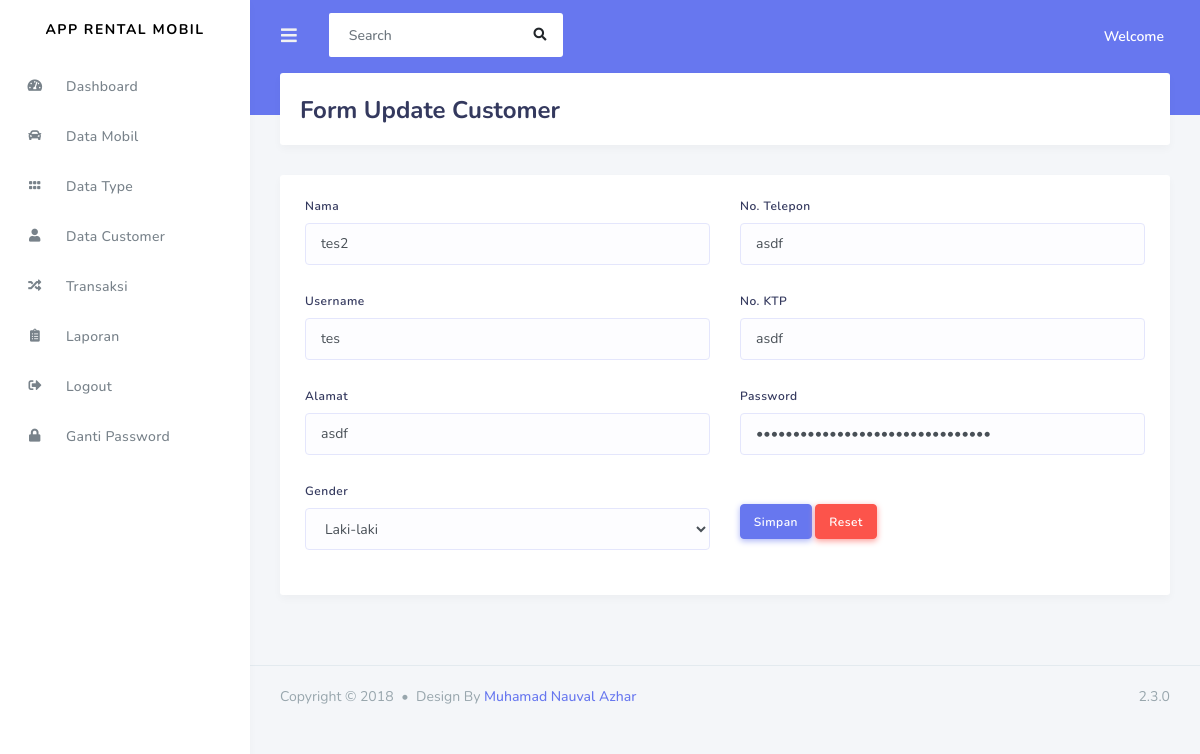
The page /admin/data_customer/update_customer/3 on the database its author committed.
### tables this page shows
CREATE TABLE `customer` (
  `id_customer` int(11) NOT NULL,
  `nama` varchar(120) NOT NULL,
  `username` varchar(120) NOT NULL,
  `alamat` varchar(120) NOT NULL,
  `gender` varchar(20) NOT NULL,
  `no_telepon` varchar(20) NOT NULL,
  `no_ktp` varchar(50) NOT NULL,
  `password` varchar(120) NOT NULL,
  `role_id` int(11) NOT NULL
);

### application/controllers/admin/Data_Customer.php (called while the page is built, shortened)
<?php
	class Data_customer extends CI_Controller
	{
		public function update_customer($id){
			$data['customer'] = $this->db->query("SELECT * FROM customer WHERE id_customer='$id'")->result();
			$this->load->view('templates_admin/header');
			$this->load->view('templates_admin/sidebar');
			$this->load->view('admin/form_update_customer',$data);
			$this->load->view('templates_admin/footer');
		}
	}
 ?>

### index.php (called while the page is built, shortened)
<?php
require_once BASEPATH.'core/CodeIgniter.php';

### application/views/admin/form_update_customer.php (the view, shortened to what this page needs)
<div class="main-content">
	<div class="section">
		<div class="section-header">
			<h1>Form Update Customer</h1>
		</div>
	</div>
	<?php foreach ($customer as $cs) : ?>
	<form method="POST" action="<?php echo base_url('admin/data_customer/update_customer_aksi') ?>">
		<div class="card">
		<div class="card-body">
		<div class="row">
		<div class="col-md-6">
		<div class="form-group">
			<label>Nama</label>
			<input type="text" name="nama" class="form-control" value="<?php echo $cs->nama ?>">
		</div>
		<div class="form-group">
			<label>Username</label>
			<input type="text" id="disableinput" name="username" class="form-control" value="<?php echo $cs->username ?>" >
		</div>
		<div class="form-group">
			<label>Alamat</label>
			<input type="text" name="alamat" class="form-control" value="<?php echo $cs->alamat ?>">
		</div>
		<div class="form-group">
			<label>Gender</label>
			<select name="gender" class="form-control">
				<option value="<?php echo $cs->gender ?>"><?php echo $cs->gender ?></option>
			</select>
		</div>
		</div>
		<div class="col-md-6">
		<div class="form-group">
			<label>No. Telepon</label>
			<input type="text" name="no_telepon" class="form-control" value="<?php echo $cs->no_telepon ?>">
		</div>
		<div class="form-group">
			<label>No. KTP</label>
			<input type="text" name="no_ktp" class="form-control" value="<?php echo $cs->no_ktp ?>">
		</div>
		<div class="form-group">
			<label>Password</label>
			<input type="password" name="password" class="form-control" value="<?php echo $cs->password ?>">
		</div>
		<button type="submit" class="btn btn-primary mt-4">Simpan</button>
		<button type="reset" class="btn btn-danger mt-4">Reset</button>
		</div>
	</form>
<?php endforeach; ?>
</div>
</div>
</div>

### rows shown on the page
customer: nama "tes2", username "tes", alamat "asdf", gender "Laki-laki", no_telepon "asdf", no_ktp "asdf"
